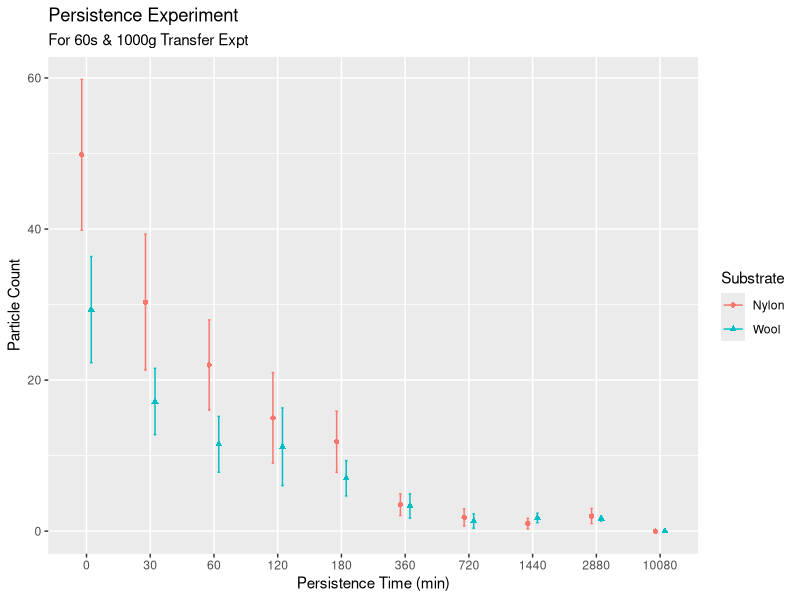
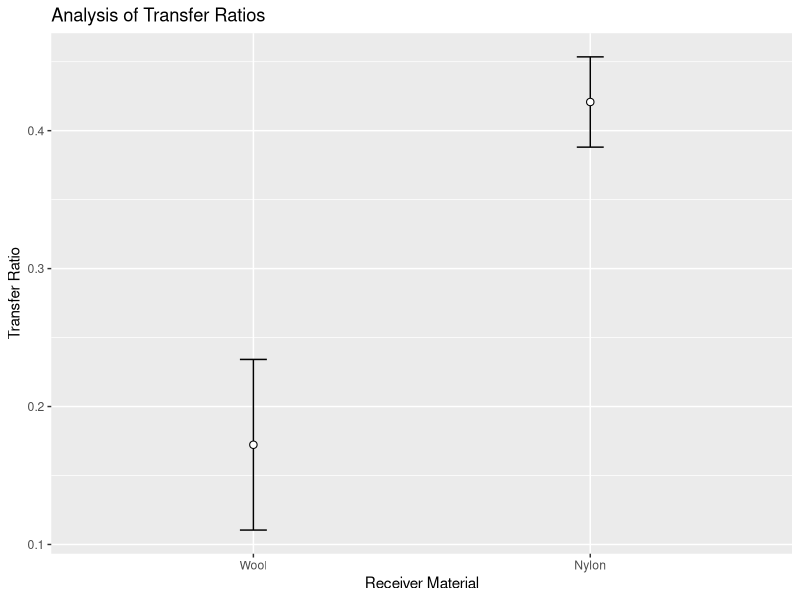
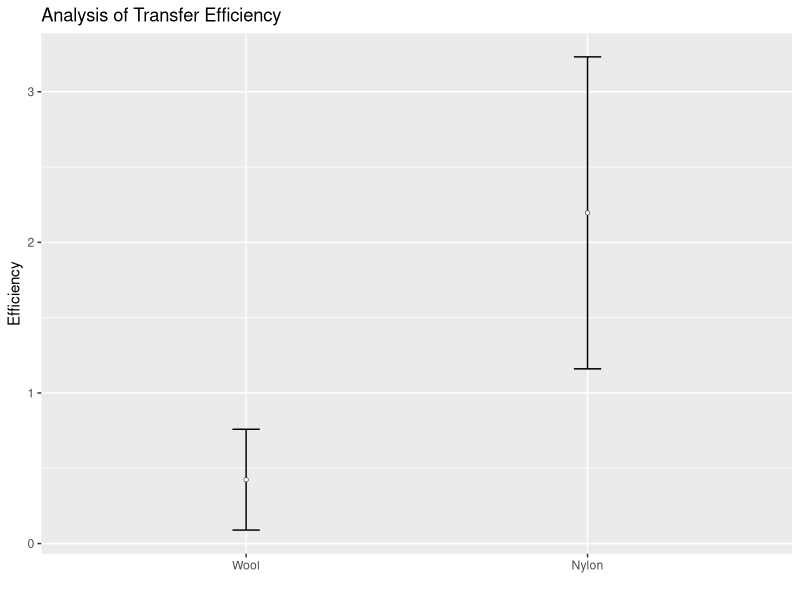
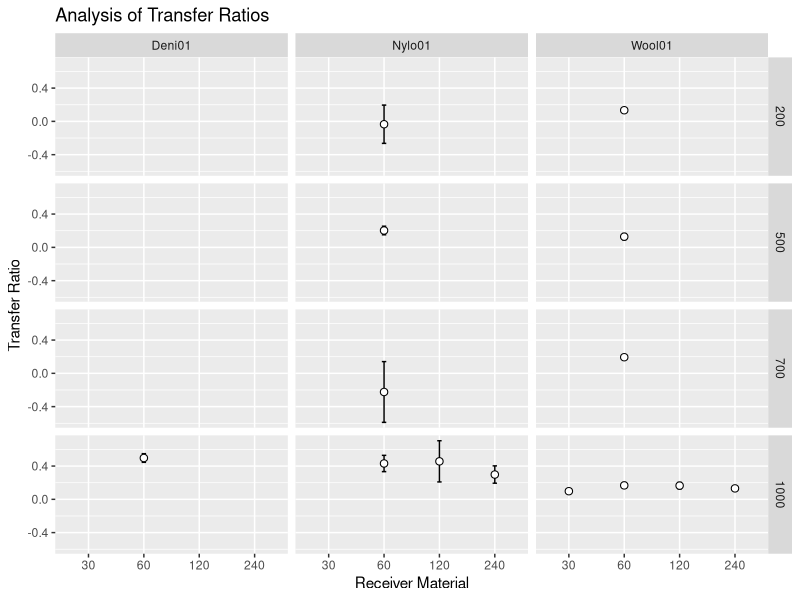
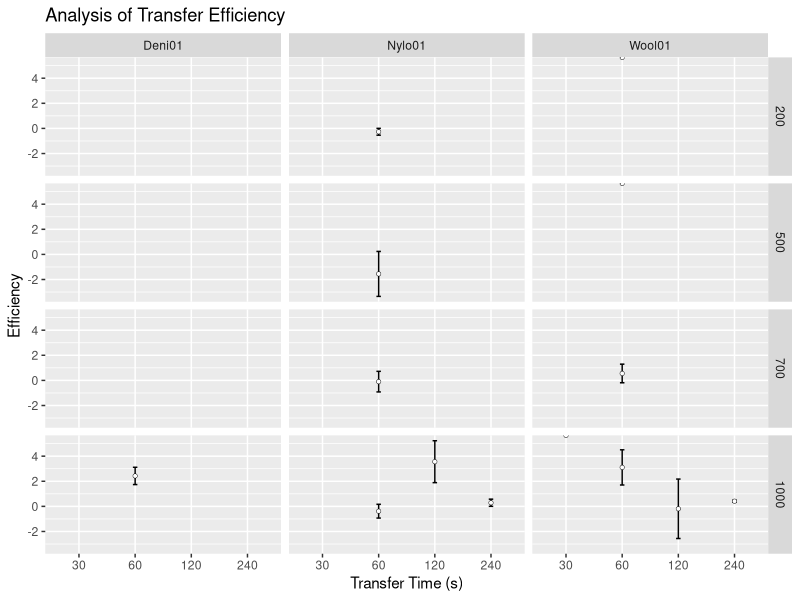
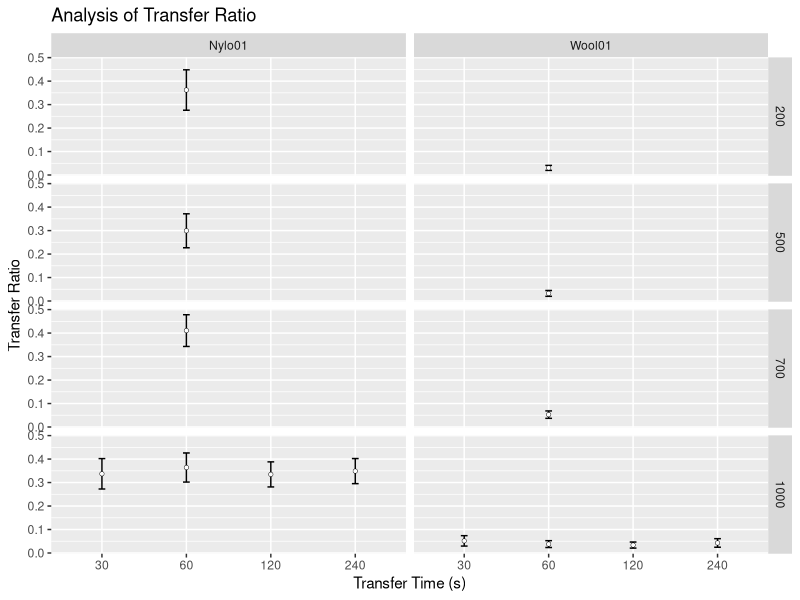
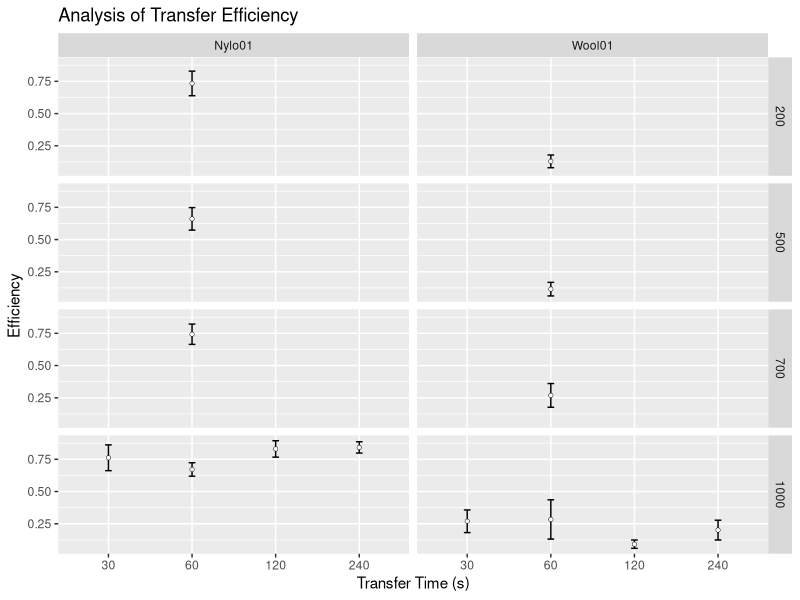
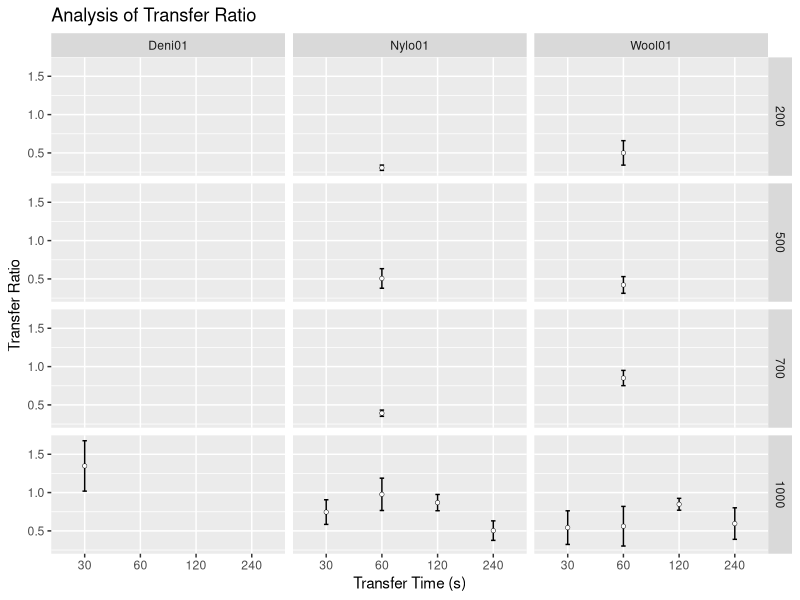

Write R code to recreate these figures, in order.
## ---- chunk 1
knitr::opts_chunk$set(echo = FALSE, message = FALSE, warning = FALSE)
# libraries
library(readxl)
library(plyr)
library(ggplot2)
library(forcats)
library(tibble)
library(dplyr)
## ---- chunk 2
# functions
## Gives count, mean, standard deviation, standard error of the mean, and confidence interval (default 95%).
##   data: a data frame.
##   measurevar: the name of a column that contains the variable to be summariezed
##   groupvars: a vector containing names of columns that contain grouping variables
##   na.rm: a boolean that indicates whether to ignore NA's
##   conf.interval: the percent range of the confidence interval (default is 95%)
summarySE <- function(data=NULL, measurevar, groupvars=NULL, na.rm=FALSE,
                      conf.interval=.95, .drop=TRUE) {
    # New version of length which can handle NA's: if na.rm==T, don't count them
    length2 <- function (x, na.rm=FALSE) {
        if (na.rm) sum(!is.na(x))
        else       length(x)
    }

    # This does the summary. For each group's data frame, return a vector with
    # N, mean, and sd
    datac <- ddply(data, groupvars, .drop=.drop,
      .fun = function(xx, col) {
        c(N    = length2(xx[[col]], na.rm=na.rm),
          mean = mean   (xx[[col]], na.rm=na.rm),
          sd   = sd     (xx[[col]], na.rm=na.rm)
        )
      },
      measurevar
    )

    # Rename the "mean" column    
    datac <- plyr::rename(datac, c("mean" = measurevar))

    datac$se <- datac$sd / sqrt(datac$N)  # Calculate standard error of the mean

    # Confidence interval multiplier for standard error
    # Calculate t-statistic for confidence interval: 
    # e.g., if conf.interval is .95, use .975 (above/below), and use df=N-1
    ciMult <- qt(conf.interval/2 + .5, datac$N-1)
    datac$ci <- datac$se * ciMult

    return(datac)
}

## function to convert a (character) vector of 
## numbers into a factor ordered numerically
numericFactorOrder <- function(x) {
    
  u = unique(x)
  new.levels = u[order(as.numeric(u))]
  x = factor(x, levels=new.levels)
  return(x)
  
}

## calc std error
stdErr = function(x) {
  sd = sd(x)
  n = length(x)
  return(sd/sqrt(n))
}

## ---- chunk 3
# Read in ML's data
my.dat = read_xlsx("dat/20191030DatasetPaper.xlsx", sheet = "DataMl")

# only use the transfer experiments for Groups 1 & 2. Groups 3-6 are not 
# clear in what they are and don't fit with the rest. Mostly Persistence?
# TODO - deal with Groups 3-6 later
transfer.dat = my.dat %>% filter(Time == "00000" & Group %in% c(1,2)) %>%
  select(c("Substrate", "ObsType", "Count", "Mass", "Duration", "Group", "Repeat")) %>%
  rename(ObservationType = ObsType, 
         TransferTime = Duration,
         Experiment = Group,
         Replicate = Repeat)

knitr::kable(head(transfer.dat, 20), caption = "'Head' of ML's Transfer Data")

## ---- chunk 4

# let's have a go and collating some persistence data
persist.dat = my.dat %>% filter(Time != "00000" & Group %in% c(1,2)) %>%
  select(c("Substrate", "ObsType", "Count", "Mass", "Duration", "Time", "Group", "Repeat")) %>%
  rename(ObservationType = ObsType, 
         TransferTime = Duration,
         PersistenceTime = Time,
         Experiment = Group,
         Replicate = Repeat)

# the above doesn't include the appropriate t = 0
# add it back here from the transfer data
t0.dat = transfer.dat %>% 
  # too manual, but specify the criteria that match
  # the persistence data
  filter(Substrate != 'Cott01', ObservationType == "Uvpo1", Mass == "1000", TransferTime == '060') %>% 
  # choose the right columns
  select("Substrate", "ObservationType", "Count", "Mass", "TransferTime", "Experiment", "Replicate") %>% 
  # add back the persistence time column
  add_column(PersistenceTime = '0000', .after="TransferTime")

persist.dat = rbind(persist.dat, t0.dat)

# fix column types
persist.dat$Count = as.numeric(persist.dat$Count)
persist.dat$PersistenceTime = as.numeric(persist.dat$PersistenceTime)
persist.dat$Experiment = as.character(persist.dat$Experiment)
persist.dat$Replicate = as.character(persist.dat$Replicate)
# some errors in the data, fix
persist.dat[persist.dat$Substrate == 'wool01', 'Substrate'] <- 'Wool'
persist.dat[persist.dat$Substrate == 'Wool01', 'Substrate'] <- 'Wool'
persist.dat[persist.dat$Substrate == 'Nylo01', 'Substrate'] <- 'Nylon'
persist.dat[persist.dat$Substrate == 'Wool' & persist.dat$Experiment == '2', 'Substrate'] <- 'Nylon'

# summarise the count data
summ.dat = summarySE(persist.dat, measurevar = "Count", groupvars = c("Substrate", "PersistenceTime", "Experiment"))

ggplot(summ.dat, aes(x=numericFactorOrder(PersistenceTime), y = Count, group = Substrate, colour = Substrate, shape=Substrate)) +
  geom_point(position = position_dodge(0.3)) +
  geom_errorbar(aes(ymin = Count-se, ymax = Count+se), width = 0.08, position = position_dodge(0.3)) +
 # scale_shape_manual(values = c(0, 1, 2, 5, 6)) +
  labs(title = "Persistence Experiment",
       subtitle = "For 60s & 1000g Transfer Expt",
       x = "Persistence Time (min)",
       y = "Particle Count") 


## ---- chunk 5

# fix column types
transfer.dat$Count = as.numeric(transfer.dat$Count)
transfer.dat$Experiment = as.character(transfer.dat$Experiment)
transfer.dat$Replicate = as.character(transfer.dat$Replicate)

# add a photoID column to keep track of which datapoint is which
photo.id = rep(paste0("P", seq(1:5)), as.integer(nrow(transfer.dat)/5+1))
transfer.dat = data.frame(PhotoID = photo.id[1:nrow(transfer.dat)], transfer.dat)

# split out each set of photos...
p1 = transfer.dat %>% filter(PhotoID == "P1") %>% select(Mass,TransferTime,Substrate,Experiment,Replicate,Count)
p2 = transfer.dat %>% filter(PhotoID == "P2") %>% select(Mass,TransferTime,Substrate,Experiment,Replicate,Count)
p3 = transfer.dat %>% filter(PhotoID == "P3") %>% select(Mass,TransferTime,Substrate,Experiment,Replicate,Count)
p4 = transfer.dat %>% filter(PhotoID == "P4") %>% select(Mass,TransferTime,Substrate,Experiment,Replicate,Count)
p5 = transfer.dat %>% filter(PhotoID == "P5") %>% select(Mass,TransferTime,Substrate,Experiment,Replicate,Count)

# ...and merge
merge.dat = data.frame(p5[,c("Mass","TransferTime","Substrate","Experiment","Replicate")], p1$Count, p2$Count, p3$Count, p4$Count, p5$Count)
names(merge.dat) = c("Mass","TransferTime","Substrate","Experiment","Replicate","P1","P2","P3","P4","P5")

all.dat = cbind(Name = rep("A",nrow(merge.dat)), merge.dat)


# calculate the Transfer Ratios and Efficiencies
# NB: the summarise() function can be problematic here, if plyr is loaded
#     after dplyr. Check that first if this stops working.
final.dat = merge.dat %>% group_by(Mass, TransferTime, Experiment, Replicate) %>% summarise(Donor = P3 - P1, Receiver = P5 - P2, Donor_post = P3 - P4) %>% mutate(Ratio = Receiver/Donor, Efficiency = Receiver/Donor_post)

summ.dat = summarySE(final.dat, measurevar = "Ratio", groupvars = c("Experiment"))
ratio.dat = summ.dat[, -1]
ratio.dat = cbind(Mass = rep(1000,2), TransferTime = rep(60,2), Substrate = c("Wool01", "Nylo01"), ratio.dat)


knitr::kable(ratio.dat, caption = "Summary Data for ML Transfer Ratios")
## ---- chunk 6

ggplot(summ.dat, aes(x = Experiment, y = Ratio)) + 
  geom_point(size=2.2) +
  geom_errorbar(aes(ymin = Ratio-se, ymax = Ratio+se), width = 0.08) +
  geom_point(colour = "white") +
  scale_x_discrete(labels = c("Wool", "Nylon")) +
  labs(title = "Analysis of Transfer Ratios",
       x = "Receiver Material",
       y = "Transfer Ratio")

## ---- chunk 7

eff.dat = summarySE(final.dat, measurevar = "Efficiency", groupvars = c("Experiment"))

#eff.dat
ggplot(eff.dat, aes(x = Experiment, y = Efficiency)) + 
  geom_point(size=1) +
  geom_errorbar(aes(ymin = Efficiency-se, ymax = Efficiency+se), width = 0.08) +
  geom_point(colour = "white", size = 0.7) +
  scale_x_discrete(labels = c("Wool", "Nylon")) +
  labs(title = "Analysis of Transfer Efficiency",
       x = "",
       y = "Efficiency") 

## ---- chunk 8
# Read in SD's data
my.dat = read_xlsx("dat/20191030DatasetPaper.xlsx", sheet = "DataSd", trim_ws = TRUE)

# only use the transfer experiments for Groups 8-22. Groups 1-7 have no 
# count data and group 23 is incomplete, only one replicate
# TODO - deal with Groups 3-6 later
transfer.dat = my.dat %>% filter(Time == 0 & Group > 8 & Group < 23) %>% select(c("Substrate", "ObsType", "Count", "Mass", "Duration", "Group", "Repeat")) %>%
  rename(ObservationType = ObsType, 
         TransferTime = Duration,
         Experiment = Group,
         Replicate = Repeat)

knitr::kable(head(transfer.dat, 20), caption = "'Head' of SD's Transfer Data")

## ---- chunk 9

# fix column types
transfer.dat$Count = as.numeric(transfer.dat$Count)
transfer.dat$TransferTime = as.numeric(transfer.dat$TransferTime)
transfer.dat$Mass = as.numeric(transfer.dat$Mass)
transfer.dat$Experiment = as.character(transfer.dat$Experiment)
transfer.dat$Replicate = as.character(transfer.dat$Replicate)

# rename Denm01 to Deni01 to match others
transfer.dat[transfer.dat$Substrate == "Denm01", 1] <- "Deni01"

# add a photoID column to keep track of which datapoint is which
photo.id = rep(paste0("P", seq(1:5)), as.integer(nrow(transfer.dat)/5+1))
transfer.dat = data.frame(PhotoID = photo.id[1:nrow(transfer.dat)], transfer.dat)

# split out each set of photos...
p1 = transfer.dat %>% filter(PhotoID == "P1") %>% select(Mass,TransferTime,Substrate,Experiment,Replicate,Count)
p2 = transfer.dat %>% filter(PhotoID == "P2") %>% select(Mass,TransferTime,Substrate,Experiment,Replicate,Count)
p3 = transfer.dat %>% filter(PhotoID == "P3") %>% select(Mass,TransferTime,Substrate,Experiment,Replicate,Count)
p4 = transfer.dat %>% filter(PhotoID == "P4") %>% select(Mass,TransferTime,Substrate,Experiment,Replicate,Count)
p5 = transfer.dat %>% filter(PhotoID == "P5") %>% select(Mass,TransferTime,Substrate,Experiment,Replicate,Count)

# ...and merge
merge.dat = data.frame(p5[,c("Mass","TransferTime","Substrate","Experiment","Replicate")], p1$Count, p2$Count, p3$Count, p4$Count, p5$Count)
names(merge.dat) = c("Mass","TransferTime","Substrate","Experiment","Replicate","P1","P2","P3","P4","P5")

all.dat = rbind(all.dat, data.frame(Name = rep("B",nrow(merge.dat)), merge.dat))

# calculate the Transfer Ratios and Efficiencies
# NB: the summarise() function can be problematic here, if plyr is loaded
#     after dplyr. Check that first if this stops working.
final.dat = merge.dat %>% group_by(Mass, TransferTime, Substrate, Replicate) %>% summarise(Donor = P3 - P1, Receiver = P5 - P2, Donor_post = P3 - P4) %>% mutate(Ratio = Receiver/Donor, Efficiency = Receiver/Donor_post)

ratio.dat = summarySE(final.dat, measurevar = "Ratio", groupvars = c("Mass", "TransferTime", "Substrate"))

knitr::kable(ratio.dat, caption = "Summary Data for ML Transfer Ratios")
## ---- chunk 10

ggplot(ratio.dat, aes(x = numericFactorOrder(TransferTime), y = Ratio)) + 
  geom_point(size=2.2) +
  geom_errorbar(aes(ymin = Ratio-se, ymax = Ratio+se), width = 0.08) +
  geom_point(colour = "white") +
  labs(title = "Analysis of Transfer Ratios",
       x = "Receiver Material",
       y = "Transfer Ratio") +
  facet_grid(numericFactorOrder(Mass) ~ Substrate)


## ---- chunk 11

eff.dat = summarySE(final.dat, measurevar = "Efficiency", groupvars = c("Mass","TransferTime","Substrate"))
knitr::kable(eff.dat, caption = "Efficiency data for SD")

ggplot(eff.dat, aes(x = numericFactorOrder(TransferTime), y = Efficiency)) + 
  geom_point(size=1) +
  geom_errorbar(aes(ymin = Efficiency-se, ymax = Efficiency+se), width = 0.08) +
  geom_point(colour = "white", size = 0.7) +
#  scale_x_discrete(labels = c("Wool", "Nylon")) +
  labs(title = "Analysis of Transfer Efficiency",
       x = "Transfer Time (s)",
       y = "Efficiency") +
  facet_grid(numericFactorOrder(Mass) ~ Substrate)


## ---- chunk 12
# Read in Bh's data
my.dat = read_xlsx("dat/NorBhCleanDataset.xlsx", sheet = "Data", trim_ws = TRUE, col_types = "text")

# Fix the column name for Time - seems to have extra spaces
my.dat = rename(my.dat, Mass = `Mass (g)`)
my.dat = rename(my.dat, TransferTime = `TransferTime (s)`)
my.dat = rename(my.dat, PersistenceTime = `PersistenceTime (min)`)
#colnames(my.dat)

# only use the Transfer data (PersistenceTime == "0") 
transfer.dat = my.dat %>% filter(PersistenceTime == 0) %>% select(c("Substrate", "ObservationType", "Count", "Mass", "TransferTime", "Experiment", "Replicate")) 

knitr::kable(head(transfer.dat,20), caption = "'Head' of BH's Transfer Data")

## ---- chunk 13
# fix column types
transfer.dat$Count = as.numeric(transfer.dat$Count)
transfer.dat$Experiment = as.character(transfer.dat$Experiment)
transfer.dat$Replicate = as.character(transfer.dat$Replicate)

# add a photoID column to keep track of which datapoint is which
photo.id = rep(paste0("P", seq(1:5)), as.integer(nrow(transfer.dat)/5+1))
transfer.dat = data.frame(PhotoID = photo.id[1:nrow(transfer.dat)], transfer.dat)

# split out each set of photos...
p1 = transfer.dat %>% filter(PhotoID == "P1") %>% select(Mass,TransferTime,Substrate,Experiment,Replicate,Count)
p2 = transfer.dat %>% filter(PhotoID == "P2") %>% select(Mass,TransferTime,Substrate,Experiment,Replicate,Count)
p3 = transfer.dat %>% filter(PhotoID == "P3") %>% select(Mass,TransferTime,Substrate,Experiment,Replicate,Count)
p4 = transfer.dat %>% filter(PhotoID == "P4") %>% select(Mass,TransferTime,Substrate,Experiment,Replicate,Count)
p5 = transfer.dat %>% filter(PhotoID == "P5") %>% select(Mass,TransferTime,Substrate,Experiment,Replicate,Count)

# ...and merge
merge.dat = data.frame(p5[,c("Mass","TransferTime","Substrate","Experiment","Replicate")], p1$Count, p2$Count, p3$Count, p4$Count, p5$Count)
names(merge.dat) = c("Mass","TransferTime","Substrate","Experiment","Replicate","P1","P2","P3","P4","P5")

all.dat = rbind(all.dat, data.frame(Name = rep("C",nrow(merge.dat)), merge.dat))

# calculate the Transfer Ratios and Efficiencies
# NB: the summarise() function can be problematic here, if plyr is loaded
#     after dplyr. Check that first if this stops working.
final.dat = merge.dat %>% group_by(Mass, TransferTime, Substrate, Replicate) %>% summarise(Donor = P3 - P1, Receiver = P5 - P2, Donor_post = P3 - P4) %>% mutate(Ratio = Receiver/Donor, Efficiency = Receiver/Donor_post)

ratio.dat = summarySE(final.dat, measurevar = "Ratio", groupvars = c("Mass","TransferTime","Substrate"))

knitr::kable(ratio.dat, caption = "Summary Data for BH Transfer Ratios")
## ---- chunk 14

ggplot(ratio.dat, aes(x = numericFactorOrder(TransferTime), y = Ratio)) + 
  geom_point(size=1) +
  geom_errorbar(aes(ymin = Ratio-se, ymax = Ratio+se), width = 0.08) +
  geom_point(colour = "white", size = 0.7) +
#  scale_x_discrete(labels = c("Wool", "Nylon")) +
  labs(title = "Analysis of Transfer Ratio",
       x = "Transfer Time (s)",
       y = "Transfer Ratio") +
  facet_grid(numericFactorOrder(Mass) ~ Substrate)


## ---- chunk 15

eff.dat = summarySE(final.dat, measurevar = "Efficiency", groupvars = c("Mass","TransferTime","Substrate"))

knitr::kable(eff.dat, caption = "Efficiency data for SD")

ggplot(eff.dat, aes(x = numericFactorOrder(TransferTime), y = Efficiency)) + 
  geom_point(size=1) +
  geom_errorbar(aes(ymin = Efficiency-se, ymax = Efficiency+se), width = 0.08) +
  geom_point(colour = "white", size = 0.7) +
#  scale_x_discrete(labels = c("Wool", "Nylon")) +
  labs(title = "Analysis of Transfer Efficiency",
       x = "Transfer Time (s)",
       y = "Efficiency") +
  facet_grid(numericFactorOrder(Mass) ~ Substrate)


## ---- chunk 16
# Read in Sg's data
my.dat = read_xlsx("dat/StrSgCleanDataset.xlsx", sheet = "Data", trim_ws = TRUE, col_types = "text")

# Fix the column name for Time - seems to have extra spaces
my.dat = rename(my.dat, Mass = `Mass (g)`)
my.dat = rename(my.dat, TransferTime = `TransferTime (s)`)
my.dat = rename(my.dat, PersistenceTime = `PersistenceTime (min)`)
#colnames(my.dat)

# only use the Transfer data (PersistenceTime == "0") 
transfer.dat = my.dat %>% filter(PersistenceTime == 0) %>% select(c("Substrate", "ObservationType", "Count", "Mass", "TransferTime", "Experiment", "Replicate"))

# also remove expt 16 as it is incomplete
transfer.dat = transfer.dat[as.numeric(transfer.dat$Experiment) < 16,]

knitr::kable(head(transfer.dat,20), caption = "'Head' of SG's Transfer Data")

## ---- chunk 17
# fix column types
transfer.dat$Count = as.numeric(transfer.dat$Count)
transfer.dat$Experiment = as.character(transfer.dat$Experiment)
transfer.dat$Replicate = as.character(transfer.dat$Replicate)

# add a photoID column to keep track of which datapoint is which
photo.id = rep(paste0("P", seq(1:5)), as.integer(nrow(transfer.dat)/5+1))
transfer.dat = data.frame(PhotoID = photo.id[1:nrow(transfer.dat)], transfer.dat)

# split out each set of photos...
p1 = transfer.dat %>% filter(PhotoID == "P1") %>% select(Mass,TransferTime,Substrate,Experiment,Replicate,Count)
p2 = transfer.dat %>% filter(PhotoID == "P2") %>% select(Mass,TransferTime,Substrate,Experiment,Replicate,Count)
p3 = transfer.dat %>% filter(PhotoID == "P3") %>% select(Mass,TransferTime,Substrate,Experiment,Replicate,Count)
p4 = transfer.dat %>% filter(PhotoID == "P4") %>% select(Mass,TransferTime,Substrate,Experiment,Replicate,Count)
p5 = transfer.dat %>% filter(PhotoID == "P5") %>% select(Mass,TransferTime,Substrate,Experiment,Replicate,Count)

# ...and merge
merge.dat = data.frame(p5[,c("Mass","TransferTime","Substrate","Experiment","Replicate")], p1$Count, p2$Count, p3$Count, p4$Count, p5$Count)
names(merge.dat) = c("Mass","TransferTime","Substrate","Experiment","Replicate","P1","P2","P3","P4","P5")

all.dat = rbind(all.dat, data.frame(Name = rep("D",nrow(merge.dat)), merge.dat))

# calculate the Transfer Ratios and Efficiencies
# NB: the summarise() function can be problematic here, if plyr is loaded
#     after dplyr. Check that first if this stops working.
final.dat = merge.dat %>% group_by(Mass, TransferTime, Substrate, Replicate) %>% summarise(Donor = P3 - P1, Receiver = P5 - P2, Donor_post = P3 - P4) %>% mutate(Ratio = Receiver/Donor, Efficiency = Receiver/Donor_post)

ratio.dat = summarySE(final.dat, measurevar = "Ratio", groupvars = c("Mass","TransferTime","Substrate"))

knitr::kable(ratio.dat, caption = "Summary Data for SG Transfer Ratios")
## ---- chunk 18

ggplot(ratio.dat, aes(x = numericFactorOrder(TransferTime), y = Ratio)) + 
  geom_point(size=1) +
  geom_errorbar(aes(ymin = Ratio-se, ymax = Ratio+se), width = 0.08) +
  geom_point(colour = "white", size = 0.7) +
#  scale_x_discrete(labels = c("Wool", "Nylon")) +
  labs(title = "Analysis of Transfer Ratio",
       x = "Transfer Time (s)",
       y = "Transfer Ratio") +
  facet_grid(numericFactorOrder(Mass) ~ Substrate)


## ---- chunk 19

eff.dat = summarySE(final.dat, measurevar = "Efficiency", groupvars = c("Mass","TransferTime","Substrate"))
eff.dat = cbind(Name = rep("D", nrow(eff.dat)), eff.dat)

knitr::kable(eff.dat, caption = "Efficiency data for SG")

ggplot(eff.dat, aes(x = numericFactorOrder(TransferTime), y = Efficiency)) + 
  geom_point(size=1) +
  geom_errorbar(aes(ymin = Efficiency-se, ymax = Efficiency+se), width = 0.08) +
  geom_point(colour = "white", size = 0.7) +
#  scale_x_discrete(labels = c("Wool", "Nylon")) +
  labs(title = "Analysis of Transfer Efficiency",
       x = "Transfer Time (s)",
       y = "Efficiency") +
  facet_grid(numericFactorOrder(Mass) ~ Substrate)


## ---- chunk 20
# Read in Em's data
my.dat = read_xlsx("dat/StrEmCleanDataset.xlsx", sheet = "DataEm", trim_ws = TRUE, col_types = "text")

# Fix the column name for Time - seems to have extra spaces
my.dat = rename(my.dat, Mass = `Mass (g)`)
my.dat = rename(my.dat, TransferTime = `TransferTime (s)`)
my.dat = rename(my.dat, PersistenceTime = `PersistenceTime (min)`)
#colnames(my.dat)

# only use the Transfer data (PersistenceTime == "0") 
transfer.dat = my.dat %>% filter(PersistenceTime == 0) %>% select(c("Substrate", "ObservationType", "Count", "Mass", "TransferTime", "Experiment", "Replicate", "Note"))

# also remove expt 16 as it is incomplete
#transfer.dat = transfer.dat[as.numeric(transfer.dat$Experiment) < 16,]

knitr::kable(head(transfer.dat, 20), caption = "'Head' of EM's Transfer Data")

## ---- chunk 21
# fix column types
transfer.dat$Count = as.numeric(transfer.dat$Count)
transfer.dat$Experiment = as.character(transfer.dat$Experiment)
transfer.dat$Replicate = as.character(transfer.dat$Replicate)

# add a photoID column to keep track of which datapoint is which
photo.id = rep(paste0("P", seq(1:5)), as.integer(nrow(transfer.dat)/5+1))
transfer.dat = data.frame(PhotoID = photo.id[1:nrow(transfer.dat)], transfer.dat)

# split out each set of photos...
p1 = transfer.dat %>% filter(PhotoID == "P1") %>% select(Mass,TransferTime,Substrate,Experiment,Replicate,Note,Count)
p2 = transfer.dat %>% filter(PhotoID == "P2") %>% select(Mass,TransferTime,Substrate,Experiment,Replicate,Note,Count)
p3 = transfer.dat %>% filter(PhotoID == "P3") %>% select(Mass,TransferTime,Substrate,Experiment,Replicate,Note,Count)
p4 = transfer.dat %>% filter(PhotoID == "P4") %>% select(Mass,TransferTime,Substrate,Experiment,Replicate,Note,Count)
p5 = transfer.dat %>% filter(PhotoID == "P5") %>% select(Mass,TransferTime,Substrate,Experiment,Replicate,Note,Count)

# ...and merge
merge.dat = data.frame(p5[,c("Mass","TransferTime","Substrate","Experiment","Replicate", "Note")], p1$Count, p2$Count, p3$Count, p4$Count, p5$Count)
names(merge.dat) = c("Mass","TransferTime","Substrate","Experiment","Replicate", "Note","P1","P2","P3","P4","P5")

# this is a little more complicated as need select only C1
# data and then remove the note column before combining
# with the other datasets
em.dat = merge.dat[merge.dat$Note == 'C1',]
em.dat = em.dat[, -6]
all.dat = rbind(all.dat, data.frame(Name = rep("E",nrow(em.dat)), em.dat))

# calculate the Transfer Ratios and Efficiencies
# NB: the summarise() function can be problematic here, if plyr is loaded
#     after dplyr. Check that first if this stops working.
final.dat = merge.dat %>% group_by(Mass, TransferTime, Experiment, Substrate, Replicate, Note) %>% summarise(Donor = P3 - P1, Receiver = P5 - P2, Donor_post = P3 - P4) %>% mutate(Ratio = Receiver/Donor, Efficiency = Receiver/Donor_post)

ratio.dat = summarySE(final.dat, measurevar = "Ratio", groupvars = c("Mass","TransferTime","Substrate", "Experiment", "Note"))
# remove experimental conditions with < 2 replicates.
ratio.dat = ratio.dat[ratio.dat$N > 1,]

knitr::kable(ratio.dat, caption = "Summary Data for EM Transfer Ratios")
## ---- chunk 22

ggplot(ratio.dat[ratio.dat$Note == 'C1',], aes(x = numericFactorOrder(TransferTime), y = Ratio)) + 
  geom_point(size=1) +
  geom_errorbar(aes(ymin = Ratio-se, ymax = Ratio+se), width = 0.08) +
  geom_point(colour = "white", size = 0.7) +
#  scale_x_discrete(labels = c("Wool", "Nylon")) +
  labs(title = "Analysis of Transfer Ratio - C1",
       x = "Transfer Time (s)",
       y = "Transfer Ratio") +
  facet_grid(numericFactorOrder(Mass) ~ Substrate)

ggplot(ratio.dat[ratio.dat$Note == 'C2',], aes(x = numericFactorOrder(TransferTime), y = Ratio)) + 
  geom_point(size=1) +
  geom_errorbar(aes(ymin = Ratio-se, ymax = Ratio+se), width = 0.08) +
  geom_point(colour = "white", size = 0.7) +
#  scale_x_discrete(labels = c("Wool", "Nylon")) +
  labs(title = "Analysis of Transfer Ratio - C2",
       x = "Transfer Time (s)",
       y = "Transfer Ratio") +
  facet_grid(numericFactorOrder(Mass) ~ Substrate)


## ---- chunk 23

eff.dat = summarySE(final.dat, measurevar = "Efficiency", groupvars = c("Mass","TransferTime","Substrate"))

knitr::kable(eff.dat, caption = "Efficiency data for EM")

ggplot(eff.dat, aes(x = numericFactorOrder(TransferTime), y = Efficiency)) + 
  geom_point(size=1) +
  geom_errorbar(aes(ymin = Efficiency-se, ymax = Efficiency+se), width = 0.08) +
  geom_point(colour = "white", size = 0.7) +
#  scale_x_discrete(labels = c("Wool", "Nylon")) +
  labs(title = "Analysis of Transfer Efficiency",
       x = "Transfer Time (s)",
       y = "Efficiency") +
  facet_grid(numericFactorOrder(Mass) ~ Substrate)


## ---- chunk 24

all.dat$Mass = as.numeric(all.dat$Mass)
all.dat$TransferTime = as.numeric(all.dat$TransferTime)
all.dat[all.dat$Substrate == 'Wool01', 'Substrate'] <- 'Wool'
all.dat[all.dat$Substrate == 'Nylo01', 'Substrate'] <- 'Nylon'
all.dat[all.dat$Substrate == 'Elas01', 'Substrate'] <- 'Elastane'
all.dat[all.dat$Substrate == 'Deni01', 'Substrate'] <- 'Denim'

# calc transfer ratios and efficiencies
all.final = all.dat %>% group_by(Name, Mass, TransferTime, Experiment, Substrate, Replicate) %>%
  summarise(Donor = P3 - P1, Receiver = P5 - P2, Donor_post = P3 - P4) %>% mutate(Ratio = Receiver/Donor, Efficiency = Receiver/Donor_post)

# aggregate over replicates
all.ratio = all.final %>% 
  group_by(Name, Mass, TransferTime, Substrate) %>%
  summarise(N = n(), ratio = mean(Ratio), se = stdErr(Ratio))

wool.dat = all.ratio %>% filter(Mass == 1000 & Substrate == "Wool")
#wool.dat

mytheme = theme_minimal() +
  theme(panel.grid.minor = element_blank(),
        panel.grid.major.x = element_blank(),
        axis.title = element_text(size = 13, face = "bold"),
        axis.text = element_text(size = 11),
        legend.title = element_blank())


ggplot(wool.dat[wool.dat$TransferTime != '10',], aes(x=numericFactorOrder(TransferTime), y = ratio, group = Name, colour = Name, shape=Name)) +
  geom_point(size = 2, position = position_dodge(0.3)) +
  geom_errorbar(aes(ymin = ratio-se, ymax = ratio+se), width = 0.08, position = position_dodge(0.3)) +
  scale_shape_manual(values = c(0, 1, 2, 5, 6)) +
  ylim(c(0,1)) +
  labs(title = "Transfer Ratio for Cotton to Wool",
       subtitle = "For 1000g Mass",
       x = "Transfer Time (s)",
       y = "Transfer Ratio") +
  mytheme

ggsave("fig1.png")

## ---- chunk 25

nylon.dat = all.ratio %>% filter(Mass == 1000 & Substrate == "Nylon")
#nylon.dat

ggplot(nylon.dat[nylon.dat$TransferTime != '10',], aes(x=numericFactorOrder(TransferTime), y = ratio, group = Name, colour = Name, shape=Name)) +
  geom_point(size = 2, position = position_dodge(0.3)) +
  geom_errorbar(aes(ymin = ratio-se, ymax = ratio+se), width = 0.08, position = position_dodge(0.3)) +
  scale_shape_manual(values = c(0, 1, 2, 5, 6)) +
  ylim(c(0,1.2)) +
  labs(title = "Transfer Ratio for Cotton to Nylon",
       subtitle = "For 1000g Mass",
       x = "Transfer Time (s)",
       y = "Transfer Ratio") +
  mytheme

ggsave("fig2.png")

## ---- chunk 26

wool60.dat = all.ratio %>% filter(TransferTime == 60 & Substrate == "Wool")
#wool60.dat

ggplot(wool60.dat, aes(x=numericFactorOrder(Mass), y = ratio, group = Name, colour = Name, shape=Name)) +
  geom_point(position = position_dodge(0.3)) +
  geom_errorbar(aes(ymin = ratio-se, ymax = ratio+se), width = 0.08, position = position_dodge(0.3)) +
  scale_shape_manual(values = c(0, 1, 2, 5, 6)) +
  ylim(c(0,1)) +
  labs(title = "Transfer Ratio for Cotton to Wool",
       subtitle = "For 60s Transfer Time",
       x = "Mass (g)",
       y = "Transfer Ratio") +
  mytheme

ggsave("fig3.png")

## ---- chunk 27

nylon60.dat = all.ratio %>% filter(TransferTime == 60 & Substrate == "Nylon")
#nylon60.dat

ggplot(nylon60.dat, aes(x=numericFactorOrder(Mass), y = ratio, group = Name, colour = Name, shape=Name)) +
  geom_point(position = position_dodge(0.3)) +
  geom_errorbar(aes(ymin = ratio-se, ymax = ratio+se), width = 0.08, position = position_dodge(0.3)) +
  scale_shape_manual(values = c(0, 1, 2, 5, 6)) +
  labs(title = "Transfer Ratio for Cotton to Nylon",
       subtitle = "For 60s Transfer Time",
       x = "Mass (g)",
       y = "Transfer Ratio") +
  mytheme

ggsave("fig4.png")

## ---- chunk 28

# plot boxplots
ggplot(all.ratio %>% 
  filter(Substrate != "Denim"), aes(x=Name, y=ratio, fill = Substrate)) +
  geom_boxplot() +
  labs(title = "Transfer Ratio by Experiment and Substrate",
       x = "Experiment",
       y = "Transfer Ratio") +
  mytheme

ggsave("fig5.png")
#kruskal.test(Ratio ~ Substrate, data = all.ratio.tmp)
## ---- chunk 29

ggplot(all.dat, aes(x=P3)) + geom_density() +
  labs(title = "Distribution of Particle Counts",
       substitle = "Photo 3",
       x = "") +
  facet_grid(Name ~ ., scales = "free_y")

## ---- chunk 30

# for better labelling add a new mass column with a 'g'
all.ratio$Massg = paste0(all.ratio$Mass, "g")

ggplot(all.ratio, aes(x = numericFactorOrder(TransferTime), y = ratio, group = Name, colour = Name)) + 
  geom_point(size=1, position = position_dodge(0.3)) +
  geom_errorbar(aes(ymin = ratio-se, ymax = ratio+se), width = 0.08, position = position_dodge(0.3)) +
#  geom_point(colour = "white", size = 0.7, position = position_dodge(0.2)) +
#  scale_x_discrete(labels = c("Wool", "Nylon")) +
  labs(title = "Analysis of Transfer Ratio",
       x = "Transfer Time (s)",
       y = "Transfer Ratio") +
  facet_grid(fct_reorder(Massg, Mass) ~ Substrate) +
  mytheme +
  theme(strip.background = element_rect(fill = "lightblue", colour = "black"))


## ---- chunk 31
# some replicate efficiencies are infinite 
# remove them now
all.final = all.final[is.finite(all.final$Efficiency),]

# first calc the efficiency data
all.eff = all.final %>% 
  group_by(Name, Mass, TransferTime, Substrate) %>%
  summarise(N = n(), efficiency = mean(Efficiency), se = stdErr(Efficiency))

eff1000.dat = all.eff %>% filter(Mass == 1000 & TransferTime != "10")
#nylon.eff.dat

ggplot(eff1000.dat[eff1000.dat$Substrate %in% c('Wool', 'Nylon'),], aes(x=numericFactorOrder(TransferTime), y = efficiency, group = Name, colour = Name, shape=Name)) +
  geom_point(size = 2, position = position_dodge(0.3)) +
  geom_errorbar(aes(ymin = efficiency-se, ymax = efficiency+se), width = 0.08, position = position_dodge(0.3)) +
  scale_shape_manual(values = c(0, 1, 2, 5, 6)) +
  labs(title = "Transfer Efficiency",
       subtitle = "For 1000g Mass",
       x = "Transfer Time (s)",
       y = "Transfer Efficiency") +
  facet_grid(Substrate ~ .) +
  mytheme +
  theme(strip.background = element_rect(fill = "lightblue", colour = "black"))

ggsave("fig6.png")

## ---- chunk 32
eff60.dat = all.eff %>% filter(TransferTime == 60 & Substrate != "Denim")

ggplot(eff60.dat, aes(x=numericFactorOrder(Mass), y = efficiency, group = Name, colour = Name, shape=Name)) +
  geom_point(position = position_dodge(0.3)) +
  geom_errorbar(aes(ymin = efficiency-se, ymax = efficiency+se), width = 0.08, position = position_dodge(0.3)) +
  scale_shape_manual(values = c(0, 1, 2, 5, 6)) +
  labs(title = "Transfer Efficiency",
       subtitle = "For 60s Transfer Time",
       x = "Mass (g)",
       y = "Transfer Efficiency") +
  facet_grid(Substrate ~ .) +
  mytheme +
  theme(strip.background = element_rect(fill = "lightblue", colour = "black"))

#ggsave("fig7.png")


## ---- chunk 33

all.eff$Massg = paste0(all.eff$Mass, "g")

ggplot(all.eff, aes(x = numericFactorOrder(TransferTime), y = efficiency, group = Name, colour = Name)) + 
  geom_point(size=1, position = position_dodge(0.3)) +
  geom_errorbar(aes(ymin = efficiency-se, ymax = efficiency+se), width = 0.08, position = position_dodge(0.3)) +
#  geom_point(colour = "white", size = 0.7, position = position_dodge(0.2)) +
#  scale_x_discrete(labels = c("Wool", "Nylon")) +
  labs(title = "Analysis of Transfer Efficiency",
       x = "Transfer Time (s)",
       y = "Transfer Efficiency") +
  facet_grid(fct_reorder(Massg, Mass) ~ Substrate) +
  mytheme +
  theme(strip.background = element_rect(fill = "lightblue", colour = "black"))
